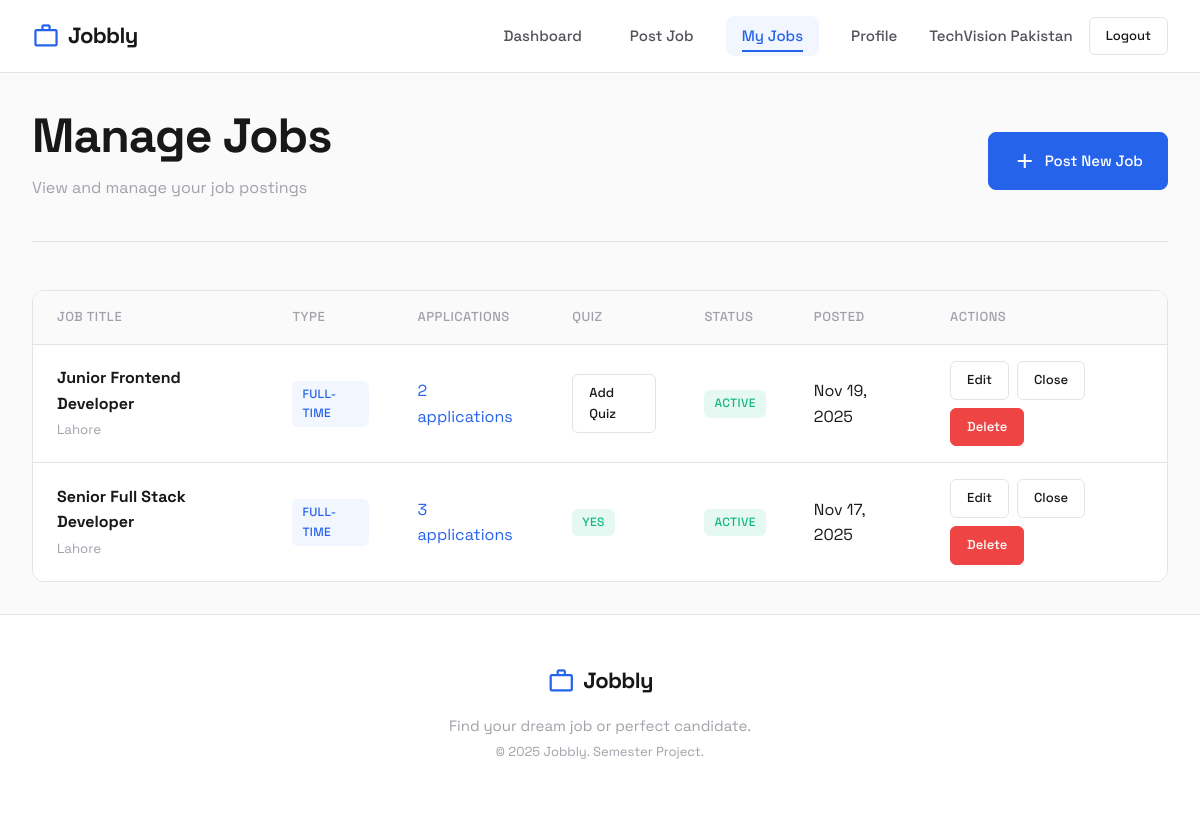
The page /v1-php/company/manage-jobs.php (signed in) on the database its author committed.
### tables this page shows
CREATE TABLE jobs (
    job_id INT AUTO_INCREMENT PRIMARY KEY,
    company_id INT NOT NULL,
    title VARCHAR(255) NOT NULL,
    description TEXT,
    location VARCHAR(255),
    salary_min INT,
    salary_max INT,
    job_type ENUM('full-time', 'part-time', 'internship', 'contract', 'remote') DEFAULT 'full-time',
    required_skills TEXT,
    required_education ENUM('Matric', 'Inter', 'BS', 'MS', 'PhD') DEFAULT 'Matric',
    posted_date TIMESTAMP DEFAULT CURRENT_TIMESTAMP,
    status ENUM('active', 'closed') DEFAULT 'active',
    FOREIGN KEY (company_id) REFERENCES companies(company_id) ON DELETE CASCADE
);

### v1-php/includes/functions.php (called while the page is built, shortened)
<?php
function e($string) {
    return htmlspecialchars($string, ENT_QUOTES, 'UTF-8');
}
function formatDate($date) {
    return date('M d, Y', strtotime($date));
}
function getJobTypeBadge($type) {
    $badges = [
        'full-time' => 'badge-primary',
        'part-time' => 'badge-secondary',
        'internship' => 'badge-success',
        'contract' => 'badge-warning',
        'remote' => 'badge-info'
    ];
    return $badges[$type] ?? 'badge-default';
}
function getStatusBadge($status) {
    $badges = [
        'pending' => 'badge-warning',
        'reviewed' => 'badge-info',
        'shortlisted' => 'badge-success',
        'rejected' => 'badge-danger',
        'active' => 'badge-success',
        'closed' => 'badge-secondary'
    ];
    return $badges[$status] ?? 'badge-default';
}

### v1-php/company/manage-jobs.php (the view, shortened to what this page needs)
<?php
$db = getDB();
$companyId = $_SESSION['company_id'];
$stmt = $db->prepare("
    SELECT j.*,
           (SELECT COUNT(*) FROM applications WHERE job_id = j.job_id) as application_count,
           (SELECT COUNT(*) FROM quizzes WHERE job_id = j.job_id) as has_quiz
    FROM jobs j
    WHERE j.company_id = ?
    ORDER BY j.posted_date DESC
");
$stmt->execute([$companyId]);
$jobs = $stmt->fetchAll();
require_once __DIR__ . '/../includes/header.php';
?>
<div class="page-header flex justify-between items-center flex-wrap gap-md">
    <div>
        <h1 class="page-title">Manage Jobs</h1>
        <p class="page-subtitle">View and manage your job postings</p>
    </div>
    <a href="<?= SITE_URL ?>/company/post-job.php" class="btn btn-primary">
        <span class="material-symbols-outlined">add</span>
        Post New Job
    </a>
</div>
<?php if (empty($jobs)): ?>
<div class="empty-state">
    <span class="material-symbols-outlined">work_off</span>
    <h3>No Jobs Posted Yet</h3>
    <p>Start hiring by posting your first job listing.</p>
    <a href="<?= SITE_URL ?>/company/post-job.php" class="btn btn-primary">Post a Job</a>
</div>
<?php else: ?>
<div class="table-container">
    <table class="table">
        <thead>
            <tr>
                <th>Job Title</th>
                <th>Type</th>
                <th>Applications</th>
                <th>Quiz</th>
                <th>Status</th>
                <th>Posted</th>
                <th>Actions</th>
            </tr>
        </thead>
        <tbody>
            <?php foreach ($jobs as $job): ?>
            <tr>
                <td>
                    <strong><?= e($job['title']) ?></strong>
                    <br><small class="text-muted"><?= e($job['location'] ?: 'No location') ?></small>
                </td>
                <td><span class="badge <?= getJobTypeBadge($job['job_type']) ?>"><?= e($job['job_type']) ?></span></td>
                <td>
                    <?php if ($job['application_count'] > 0): ?>
                        <a href="<?= SITE_URL ?>/company/view-applications.php?job=<?= $job['job_id'] ?>">
                            <?= $job['application_count'] ?> application<?= $job['application_count'] > 1 ? 's' : '' ?>
                        </a>
                    <?php else: ?>
                        <span class="text-muted">None</span>
                    <?php endif; ?>
                </td>
                <td>
                    <?php if ($job['has_quiz']): ?>
                        <span class="badge badge-success">Yes</span>
                    <?php else: ?>
                        <a href="<?= SITE_URL ?>/company/create-quiz.php?job=<?= $job['job_id'] ?>" class="btn btn-sm">Add Quiz</a>
                    <?php endif; ?>
                </td>
                <td><span class="badge <?= getStatusBadge($job['status']) ?>"><?= e($job['status']) ?></span></td>
                <td><?= formatDate($job['posted_date']) ?></td>
                <td>
                    <div class="flex gap-sm flex-wrap">
                        <a href="<?= SITE_URL ?>/company/post-job.php?id=<?= $job['job_id'] ?>" class="btn btn-sm">Edit</a>
                        <a href="?toggle=<?= $job['job_id'] ?>" class="btn btn-sm">
                            <?= $job['status'] === 'active' ? 'Close' : 'Reopen' ?>
                        </a>
                        <a href="?delete=<?= $job['job_id'] ?>" class="btn btn-sm btn-danger"
                           data-confirm="Are you sure you want to delete this job?">Delete</a>
                    </div>
                </td>
            </tr>
            <?php endforeach; ?>
        </tbody>
    </table>
</div>
<?php endif; ?>
<?php require_once __DIR__ . '/../includes/footer.php'; ?>

### v1-php/assets/css/variables.css (style rules this page uses)
:root { --primary: #2563eb; --primary-hover: #1d4ed8; --primary-light: #eff6ff; --primary-subtle: rgba(37, 99, 235, 0.06); --accent-yellow: #f59e0b; --accent-green: #10b981; --accent-red: #ef4444; --accent-purple: #8b5cf6; --success: #22c55e; --bg: #fafafa; --bg-alt: #ffffff; --bg-elevated: #ffffff; --text: #18181b; --text-secondary: #52525b; --text-muted: #a1a1aa; --border: #e4e4e7; --border-hover: #d4d4d8; --shadow-xs: 0 1px 2px rgba(0, 0, 0, 0.04); --shadow-sm: 0 2px 4px rgba(0, 0, 0, 0.04), 0 1px 2px rgba(0, 0, 0, 0.02); --shadow-md: 0 4px 12px rgba(0, 0, 0, 0.06), 0 2px 4px rgba(0, 0, 0, 0.04); --shadow-lg: 0 8px 24px rgba(0, 0, 0, 0.08), 0 4px 8px rgba(0, 0, 0, 0.04); --shadow-xl: 0 16px 48px rgba(0, 0, 0, 0.1); --ring: 0 0 0 3px rgba(37, 99, 235, 0.15); --space-xs: 0.25rem; --space-sm: 0.5rem; --space-md: 1rem; --space-lg: 1.5rem; --space-xl: 2rem; --space-2xl: 3rem; --space-3xl: 4rem; --border-width: 1px; --radius-sm: 6px; --radius-md: 8px; --radius-lg: 12px; --radius-xl: 16px; --radius-full: 9999px; --transition-fast: 0.15s ease; --transition: 0.2s ease; --transition-slow: 0.3s ease; }

### v1-php/assets/css/style.css (style rules this page uses)
* { margin: 0; padding: 0; box-sizing: border-box; }
html { scroll-behavior: smooth; }
body { font-family: 'Space Grotesk', -apple-system, BlinkMacSystemFont, sans-serif; background: var(--bg); color: var(--text); line-height: 1.6; min-height: 100vh; display: flex; flex-direction: column; -webkit-font-smoothing: antialiased; -moz-osx-font-smoothing: grayscale; }
h1, h2, h3, h4, h5, h6 { font-weight: 600; line-height: 1.3; letter-spacing: -0.02em; color: var(--text); }
h1 { font-size: clamp(2rem, 5vw, 3rem); font-weight: 700; }
p { margin-bottom: var(--space-md); color: var(--text-secondary); }
a { color: var(--primary); text-decoration: none; transition: all 0.2s ease; position: relative; }
.page-header { margin-bottom: var(--space-2xl); padding-bottom: var(--space-lg); border-bottom: var(--border-width) solid var(--border); }
.page-title { margin-bottom: var(--space-sm); }
.page-subtitle { color: var(--text-muted); }
.text-muted { color: var(--text-muted); }
.flex { display: flex; }
.flex-wrap { flex-wrap: wrap; }
.items-center { align-items: center; }
.justify-between { justify-content: space-between; }
.gap-sm { gap: var(--space-sm); }
.gap-md { gap: var(--space-md); }

### v1-php/assets/css/components.css (style rules this page uses)
.btn { display: inline-flex; align-items: center; justify-content: center; gap: var(--space-sm); padding: var(--space-md) var(--space-lg); font-family: inherit; font-size: 0.9375rem; font-weight: 500; text-decoration: none; border: var(--border-width) solid var(--border); border-radius: var(--radius-md); cursor: pointer; transition: all 0.2s cubic-bezier(0.4, 0, 0.2, 1); background: var(--bg-alt); color: var(--text); position: relative; overflow: hidden; }
.btn-primary { background: var(--primary); color: white; border-color: var(--primary); }
.btn-danger { background: var(--accent-red); color: white; border-color: var(--accent-red); }
.btn-sm { padding: var(--space-sm) var(--space-md); font-size: 0.8125rem; border-radius: var(--radius-sm); }
.badge { display: inline-flex; align-items: center; padding: 0.25rem 0.625rem; font-size: 0.75rem; font-weight: 500; text-transform: uppercase; letter-spacing: 0.03em; border-radius: var(--radius-sm); transition: all 0.2s ease; }
.badge-primary { background: var(--primary-subtle); color: var(--primary); }
.badge-success { background: rgba(16, 185, 129, 0.1); color: var(--accent-green); }
.table-container { overflow-x: auto; border: var(--border-width) solid var(--border); border-radius: var(--radius-lg); }
.table { width: 100%; border-collapse: collapse; background: var(--bg-alt); }
.table th, .table td { padding: var(--space-md) var(--space-lg); text-align: left; border-bottom: var(--border-width) solid var(--border); }
.table th { background: var(--bg); font-weight: 500; font-size: 0.8125rem; text-transform: uppercase; letter-spacing: 0.04em; color: var(--text-muted); }
.table tr:last-child td { border-bottom: none; }
.table tbody tr { transition: all 0.2s ease; }

### rows shown on the page
jobs: title "Junior Frontend Developer", location "Lahore", job_type "FULL-TIME", application_count "2", status "ACTIVE", posted_date "Nov 19, 2025", shows "Close"
jobs: title "Senior Full Stack Developer", location "Lahore", job_type "FULL-TIME", application_count "3", shows "YES", status "ACTIVE", posted_date "Nov 17, 2025", shows "Close"

### other values the page prints
SITE_NAME "Jobbly"
$_SESSION['company_name'] "TechVision Pakistan"
